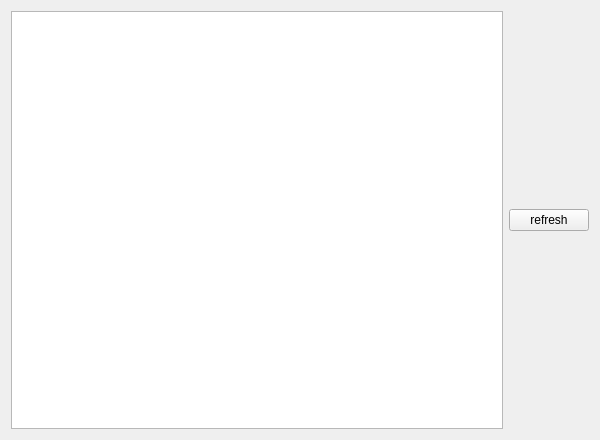
<?xml version="1.0" encoding="UTF-8"?>
<ui version="4.0">
 <class>PageKernel</class>
 <widget class="QWidget" name="PageKernel">
  <property name="geometry">
   <rect>
    <x>0</x>
    <y>0</y>
    <width>600</width>
    <height>440</height>
   </rect>
  </property>
  <property name="windowTitle">
   <string notr="true">Form</string>
  </property>
  <layout class="QHBoxLayout" name="horizontalLayout">
   <item>
    <widget class="QListView" name="kernelListView">
     <property name="focusPolicy">
      <enum>Qt::NoFocus</enum>
     </property>
     <property name="alternatingRowColors">
      <bool>true</bool>
     </property>
    </widget>
   </item>
   <item>
    <widget class="QPushButton" name="refresh">
     <property name="text">
      <string>refresh</string>
     </property>
    </widget>
   </item>
  </layout>
 </widget>
 <resources/>
 <connections/>
</ui>
